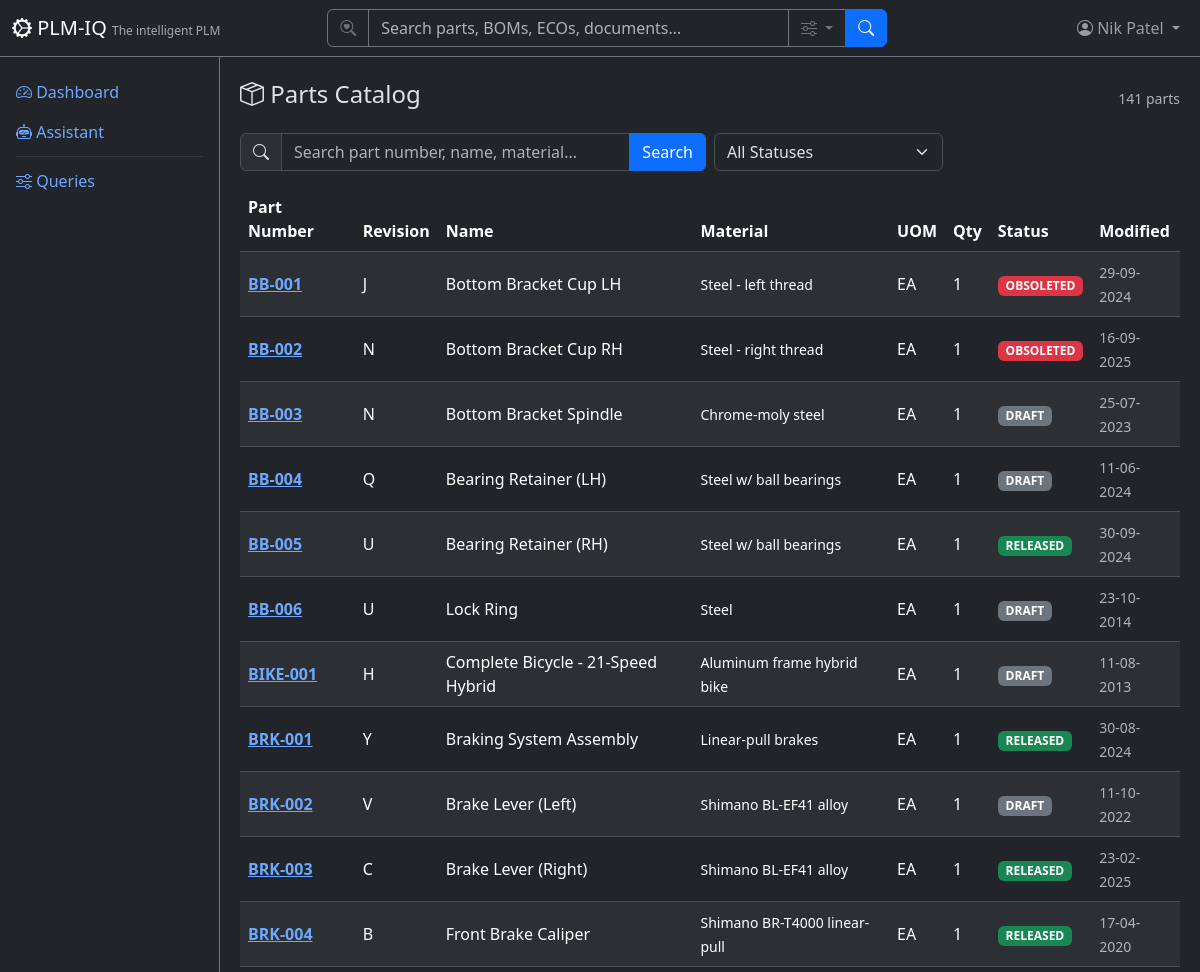
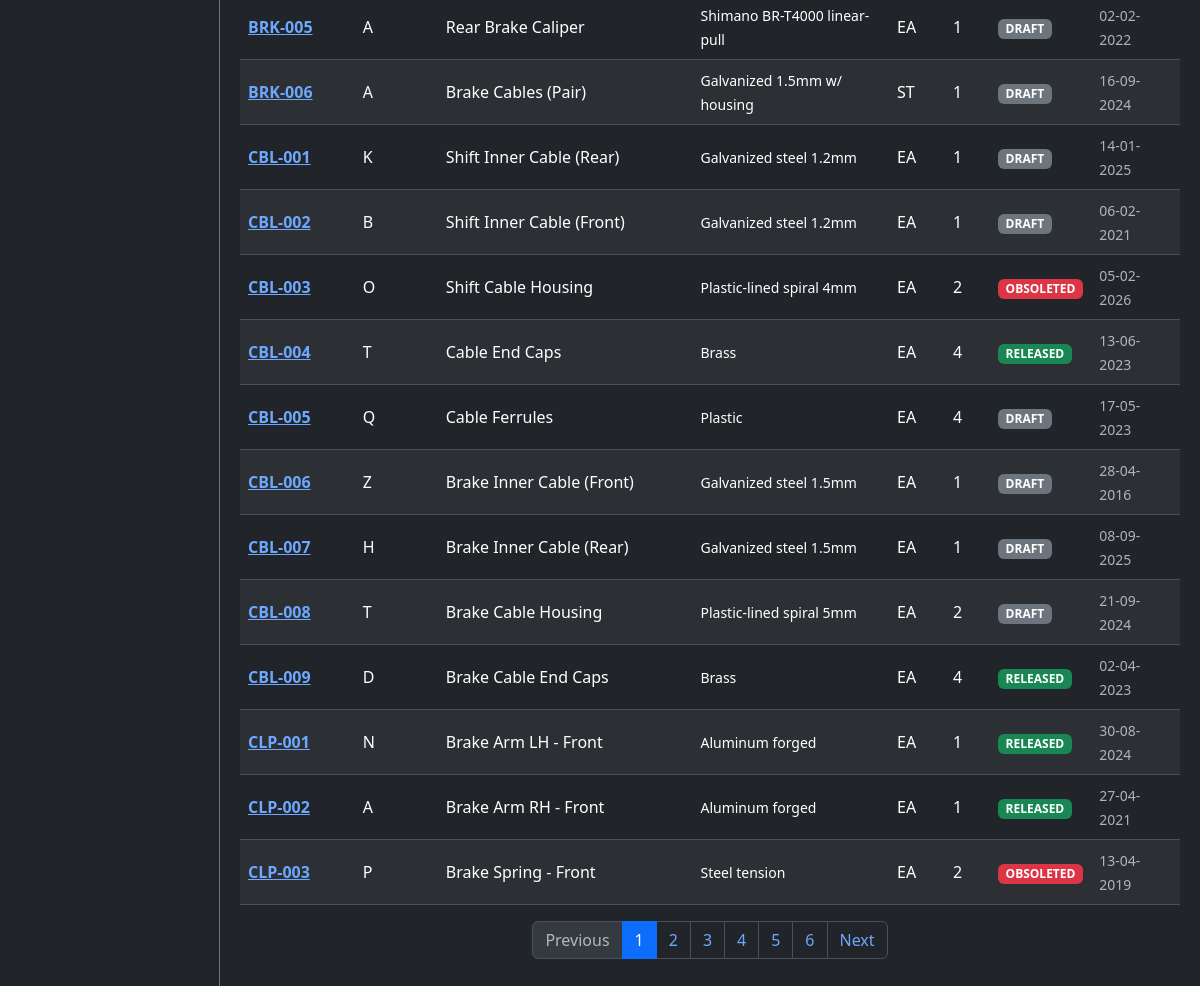
Page /parts (signed in) on the committed database (2 pictures, top to bottom).
### app/models/tenant_user.py (models this page shows)
class User(Base):
    __tablename__ = "users"
    user_id = Column("user_id", Integer, primary_key=True, autoincrement=True)
    username = Column("username", String, unique=True, nullable=False)
    full_name = Column("full_name", String, nullable=False)
    email = Column("email", String)
    password_hash = Column("password_hash", String, nullable=False, default="")
    tenant_id = Column("tenant_id", Integer, ForeignKey("tenants.tenant_id"), nullable=False, default=1)
    is_active = Column("is_active", Boolean, default=True)
    created_date = Column("created_date", String)
    role = Column("role", String, default="reader")
    tenant = relationship("Tenant", back_populates="users")
    favorites = relationship("Favorite", back_populates="user")

### app/models/parts.py (models this page shows)
class Part(Base):
    __tablename__ = "parts"
    part_number = Column("part_number", String, primary_key=True)
    part_revision = Column("part_revision", String, nullable=False)
    part_name = Column("part_name", String, nullable=False)
    spec_file = Column("spec_file", String)
    material = Column("material", String)
    uom = Column("uom", String, nullable=False)
    qty = Column("qty", Integer, nullable=False, default=1)
    status = Column("status", String, nullable=False, default="DRAFT")
    created_date = Column("created_date", String)
    modified_date = Column("modified_date", String)
    modified_owner = Column("modified_owner", Integer, ForeignKey("users.user_id"))
    created_by = Column("created_by", Integer, ForeignKey("users.user_id"))
    tenant_id = Column("tenant_id", Integer, ForeignKey("tenants.tenant_id"), nullable=False, default=1)
    tenant = relationship("Tenant", back_populates="parts")
    bom_items = relationship("BomItem", back_populates="part", foreign_keys="BomItem.part_number")
    costing_items = relationship("CostingBomItem", back_populates="part")
    eco_items = relationship("EngineeringChangeOrder", back_populates="part")
    aml_items = relationship("ApprovedManufacturer", back_populates="part")
    avl_items = relationship("ApprovedVendor", back_populates="part")
    cad_files = relationship("CadMetadata", back_populates="part")

### app/routers/parts.py (the view)
@router.get("", response_class=HTMLResponse)
def list_parts(
    request: Request,
    q: Optional[str] = Query(None, description="Search query"),
    status: Optional[str] = Query(None, description="Filter by status"),
    page: int = Query(1, ge=1),
    db: Session = Depends(get_db),
):
    user = require_user(request, db)
    ctx = auth_context(request, db)
    query = db.query(Part)
    if q:
        query = query.filter(
            or_(
                Part.part_number.ilike(f"%{q}%"),
                Part.part_name.ilike(f"%{q}%"),
                Part.material.ilike(f"%{q}%"),
            )
        )
    if status:
        query = query.filter(Part.status == status)
    total = query.count()
    offset = (page - 1) * DEFAULT_PAGE_SIZE
    parts = query.order_by(Part.part_number).offset(offset).limit(DEFAULT_PAGE_SIZE).all()
    return HTMLResponse(content=render(
        "parts/list.html",
        **ctx,
        parts=parts,
        page=page,
        total=total,
        pages=(total + DEFAULT_PAGE_SIZE - 1) // DEFAULT_PAGE_SIZE,
        q=q or "",
        status_filter=status or "",
        statuses=["DRAFT", "RELEASED", "OBSOLETED"],
    ))

### app/templates/parts/list.html (shortened to what this page needs)
{% extends "base.html" %}
{% block content %}
<div class="d-flex justify-content-between align-items-center mb-3">
    <h4><i class="bi bi-box-seam"></i> Parts Catalog</h4>
    <div class="d-flex align-items-center gap-3">
        <span class="text-muted small">{{ total }} parts</span>
    </div>
</div>
<form method="GET" class="row g-2 mb-3">
    <div class="col-md-6">
        <div class="input-group">
            <span class="input-group-text"><i class="bi bi-search"></i></span>
            <input type="text" name="q" class="form-control" placeholder="Search part number, name, material..." value="{{ q }}">
            <button class="btn btn-primary" type="submit">Search</button>
        </div>
    </div>
    <div class="col-md-3">
        <select name="status" class="form-select" onchange="this.form.submit()">
            <option value="">All Statuses</option>
        </select>
    </div>
</form>
<div class="table-responsive">
    <table class="table table-striped table-hover align-middle">
        <thead class="table-dark">
            <tr>
                <th>Part Number</th>
                <th>Revision</th>
                <th>Name</th>
                <th>Material</th>
                <th>UOM</th>
                <th>Qty</th>
                <th>Status</th>
                <th>Modified</th>
            </tr>
        </thead>
        <tbody>
            {% for p in parts %}
            <tr>
                <td><a href="/parts/{{ p.part_number }}" class="fw-bold">{{ p.part_number }}</a></td>
                <td>{{ p.part_revision }}</td>
                <td>{{ p.part_name }}</td>
                <td><small>{{ (p.material or '')|truncate(40) or '-' }}</small></td>
                <td>{{ p.uom }}</td>
                <td>{{ p.qty }}</td>
                <td>
                    <span class="badge bg-{% if p.status == 'RELEASED' %}success{% elif p.status == 'OBSOLETED' %}danger{% else %}secondary{% endif %} badge-status">
                        {{ p.status }}
                    </span>
                </td>
                <td><small class="text-muted">{{ p.modified_date or '-' }}</small></td>
            </tr>
            {% else %}
            <tr><td colspan="8" class="text-center text-muted py-4">No parts found.</td></tr>
            {% endfor %}
        </tbody>
    </table>
</div>
{% if pages > 1 %}
<nav>
    <ul class="pagination justify-content-center">
        <li class="page-item {% if page <= 1 %}disabled{% endif %}">
            <a class="page-link" href="?page={{ page - 1 }}{% if q %}&q={{ q }}{% endif %}{% if status_filter %}&status={{ status_filter }}{% endif %}">Previous</a>
        </li>
        {% for p in range(1, pages + 1) %}
        <li class="page-item {% if p == page %}active{% endif %}">
            <a class="page-link" href="?page={{ p }}{% if q %}&q={{ q }}{% endif %}{% if status_filter %}&status={{ status_filter }}{% endif %}">{{ p }}</a>
        </li>
        {% endfor %}
        <li class="page-item {% if page >= pages %}disabled{% endif %}">
            <a class="page-link" href="?page={{ page + 1 }}{% if q %}&q={{ q }}{% endif %}{% if status_filter %}&status={{ status_filter }}{% endif %}">Next</a>
        </li>
    </ul>
</nav>
{% endif %}
{% endblock %}

### app/templates/base.html (shortened to what this page needs)
<!DOCTYPE html>
<html lang="en" data-bs-theme="dark">
<head>
    <link href="https://cdn.jsdelivr.net/npm/bootstrap@5.3.3/dist/css/bootstrap.min.css" rel="stylesheet">
    <link href="https://cdn.jsdelivr.net/npm/bootstrap-icons@1.11.3/font/bootstrap-icons.css" rel="stylesheet">
</head>
<body>
    <nav class="navbar navbar-expand-md navbar-dark bg-dark fixed-top border-bottom border-secondary">
        <div class="container-fluid">
            <a class="navbar-brand" href="/">
                <i class="bi bi-gear-wide-connected"></i> PLM-IQ
                <small class="d-none d-md-inline">The intelligent PLM</small>
            </a>
            <div class="collapse navbar-collapse" id="navMenu">
                {% if current_user %}
                <form class="d-flex mx-auto my-2 my-md-0" role="search" action="/search" method="get" style="width: 100%; max-width: 560px;">
                    <div class="input-group">
                        <span class="input-group-text bg-dark border-secondary text-secondary"><i class="bi bi-search-heart"></i></span>
                        <input type="search" name="q" class="form-control bg-dark text-light border-secondary" placeholder="Search parts, BOMs, ECOs, documents…" aria-label="Search">
                        <button class="btn btn-outline-secondary dropdown-toggle" type="button" data-bs-toggle="dropdown" data-bs-auto-close="outside" title="Search options">
                            <i class="bi bi-sliders"></i>
                        </button>
                        <button class="btn btn-primary" type="submit"><i class="bi bi-search"></i></button>
                    </div>
                </form>
                {% endif %}
                <ul class="navbar-nav ms-auto align-items-center">
                    {% if current_user %}
                    <li class="nav-item dropdown">
                        <a class="nav-link dropdown-toggle position-relative" href="#" role="button" data-bs-toggle="dropdown">
                            <i class="bi bi-person-circle"></i>
                            <span class="d-none d-md-inline">{{ current_user.full_name }}</span>
                        </a>
                    </li>
                    {% else %}
                    <li class="nav-item">
                        <a class="nav-link" href="/login"><i class="bi bi-box-arrow-in-right"></i> Sign In</a>
                    </li>
                    {% endif %}
                </ul>
            </div>
        </div>
    </nav>
    <div class="sidebar bg-dark border-end border-secondary pt-3">
        <ul class="nav nav-pills flex-column">
            <li class="nav-item">
                <a class="nav-link" href="/"><i class="bi bi-speedometer2"></i> Dashboard</a>
            </li>
            <li class="nav-item">
                <a class="nav-link" href="/assistant"><i class="bi bi-robot"></i> Assistant</a>
            </li>
            <li class="nav-item">
                <hr class="nav-divider my-1 mx-3 border-secondary">
            </li>
            <li class="nav-item">
                <a class="nav-link" href="/queries"><i class="bi bi-sliders"></i> Queries</a>
            </li>
        </ul>
    </div>
    <div class="main-content">
        {% block content %}{% endblock %}
    </div>
</body>
</html>

### app/templates/base.html (style rules this page uses)
body { padding-top: 60px; }
.sidebar { position: fixed; top: 56px; bottom: 0; left: 0; width: 220px; overflow-y: auto; }
.main-content { margin-left: 220px; padding: 20px; }
.navbar-brand small { font-size: 0.75rem; opacity: 0.6; }
.badge-status { font-size: 0.75rem; }

### rows in the picture
User: full_name "Nik Patel"
Part: part_number "BB-001", part_revision "J", part_name "Bottom Bracket Cup LH", material "Steel - left thread", uom "EA", qty "1", status "OBSOLETED", modified_date "29-09-2024"
Part: part_number "BB-002", part_revision "N", part_name "Bottom Bracket Cup RH", material "Steel - right thread", uom "EA", qty "1", status "OBSOLETED", modified_date "16-09-2025"
Part: part_number "BB-003", part_revision "N", part_name "Bottom Bracket Spindle", material "Chrome-moly steel", uom "EA", qty "1", status "DRAFT", modified_date "25-07-2023"
Part: part_number "BB-004", part_revision "Q", part_name "Bearing Retainer (LH)", material "Steel w/ ball bearings", uom "EA", qty "1", status "DRAFT", modified_date "11-06-2024"
Part: part_number "BB-005", part_revision "U", part_name "Bearing Retainer (RH)", material "Steel w/ ball bearings", uom "EA", qty "1", status "RELEASED", modified_date "30-09-2024"
Part: part_number "BB-006", part_revision "U", part_name "Lock Ring", material "Steel", uom "EA", qty "1", status "DRAFT", modified_date "23-10-2014"
Part: part_number "BIKE-001", part_revision "H", part_name "Complete Bicycle - 21-Speed Hybrid", material "Aluminum frame hybrid bike", uom "EA", qty "1", status "DRAFT", modified_date "11-08-2013"
Part: part_number "BRK-001", part_revision "Y", part_name "Braking System Assembly", material "Linear-pull brakes", uom "EA", qty "1", status "RELEASED", modified_date "30-08-2024"
Part: part_number "BRK-002", part_revision "V", part_name "Brake Lever (Left)", material "Shimano BL-EF41 alloy", uom "EA", qty "1", status "DRAFT", modified_date "11-10-2022"
Part: part_number "BRK-003", part_revision "C", part_name "Brake Lever (Right)", material "Shimano BL-EF41 alloy", uom "EA", qty "1", status "RELEASED", modified_date "23-02-2025"
Part: part_number "BRK-004", part_revision "B", part_name "Front Brake Caliper", material "Shimano BR-T4000 linear-pull", uom "EA", qty "1", status "RELEASED", modified_date "17-04-2020"
Part: part_number "BRK-005", part_revision "A", part_name "Rear Brake Caliper", material "Shimano BR-T4000 linear-pull", uom "EA", qty "1", status "DRAFT", modified_date "02-02-2022"
Part: part_number "BRK-006", part_revision "A", part_name "Brake Cables (Pair)", material "Galvanized 1.5mm w/ housing", uom "ST", qty "1", status "DRAFT", modified_date "16-09-2024"
Part: part_number "CBL-001", part_revision "K", part_name "Shift Inner Cable (Rear)", material "Galvanized steel 1.2mm", uom "EA", qty "1", status "DRAFT", modified_date "14-01-2025"
Part: part_number "CBL-002", part_revision "B", part_name "Shift Inner Cable (Front)", material "Galvanized steel 1.2mm", uom "EA", qty "1", status "DRAFT", modified_date "06-02-2021"
Part: part_number "CBL-003", part_revision "O", part_name "Shift Cable Housing", material "Plastic-lined spiral 4mm", uom "EA", qty "2", status "OBSOLETED", modified_date "05-02-2026"
Part: part_number "CBL-004", part_revision "T", part_name "Cable End Caps", material "Brass", uom "EA", qty "4", status "RELEASED", modified_date "13-06-2023"
Part: part_number "CBL-005", part_revision "Q", part_name "Cable Ferrules", material "Plastic", uom "EA", qty "4", status "DRAFT", modified_date "17-05-2023"
Part: part_number "CBL-006", part_revision "Z", part_name "Brake Inner Cable (Front)", material "Galvanized steel 1.5mm", uom "EA", qty "1", status "DRAFT", modified_date "28-04-2016"
Part: part_number "CBL-007", part_revision "H", part_name "Brake Inner Cable (Rear)", material "Galvanized steel 1.5mm", uom "EA", qty "1", status "DRAFT", modified_date "08-09-2025"
Part: part_number "CBL-008", part_revision "T", part_name "Brake Cable Housing", material "Plastic-lined spiral 5mm", uom "EA", qty "2", status "DRAFT", modified_date "21-09-2024"
Part: part_number "CBL-009", part_revision "D", part_name "Brake Cable End Caps", material "Brass", uom "EA", qty "4", status "RELEASED", modified_date "02-04-2023"
Part: part_number "CLP-001", part_revision "N", part_name "Brake Arm LH - Front", material "Aluminum forged", uom "EA", qty "1", status "RELEASED", modified_date "30-08-2024"
Part: part_number "CLP-002", part_revision "A", part_name "Brake Arm RH - Front", material "Aluminum forged", uom "EA", qty "1", status "RELEASED", modified_date "27-04-2021"
Part: part_number "CLP-003", part_revision "P", part_name "Brake Spring - Front", material "Steel tension", uom "EA", qty "2", status "OBSOLETED", modified_date "13-04-2019"

### other values in the picture
{{ total }} "141"
{{ p }} "1" "2" "3" "4" "5" "6"
